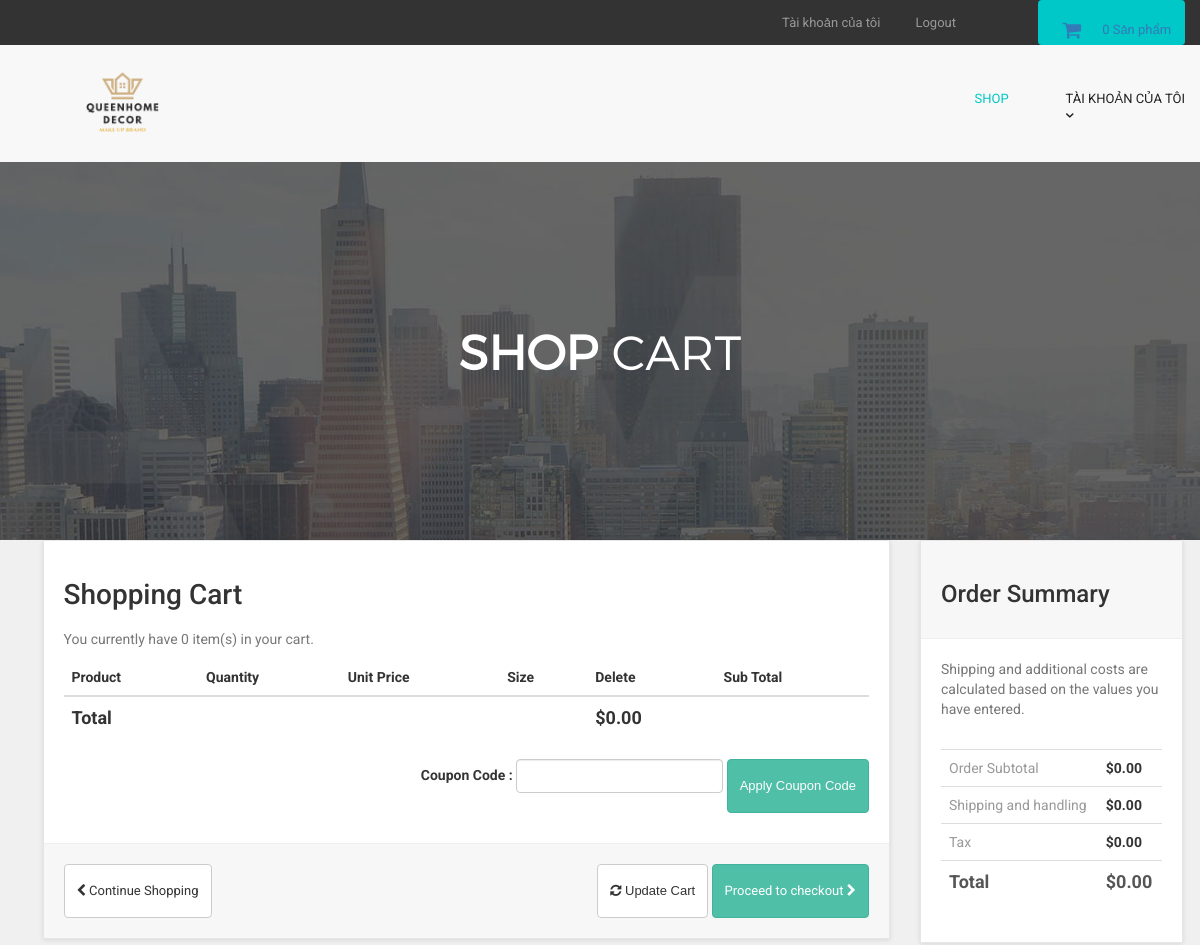
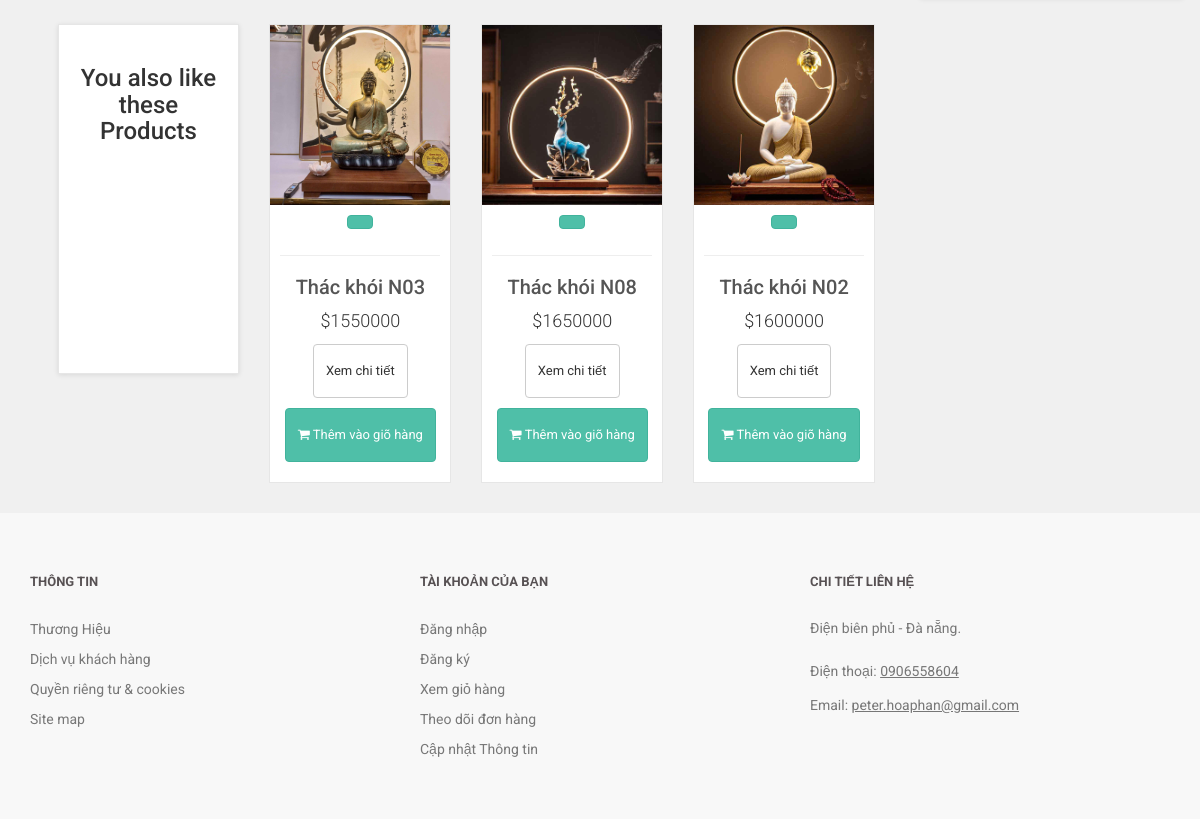
The page /cart_body.php (signed in) on the database its author committed (2 pictures, top to bottom).
### tables this page shows
CREATE TABLE `products` (
  `product_id` int(10) NOT NULL,
  `p_cat_id` int(10) NOT NULL,
  `cat_id` int(10) NOT NULL,
  `manufacturer_id` int(10) NOT NULL,
  `date` timestamp NOT NULL DEFAULT current_timestamp() ON UPDATE current_timestamp(),
  `product_title` text NOT NULL,
  `product_url` text NOT NULL,
  `product_img1` text NOT NULL,
  `product_img2` text NOT NULL,
  `product_img3` text NOT NULL,
  `product_price` int(10) NOT NULL,
  `product_psp_price` int(100) NOT NULL,
  `product_desc` text NOT NULL,
  `product_features` text NOT NULL,
  `product_video` text NOT NULL,
  `product_keywords` text NOT NULL,
  `product_label` text NOT NULL,
  `status` varchar(255) NOT NULL
);

### cart_body.php (the view, shortened to what this page needs)
<?php
include("includes/db.php");
include("includes/header.php");
include("functions/functions.php");
include("includes/main.php");
?>
  <main>
    <div class="nero">
      <div class="nero__heading">
        <span class="nero__bold">SHOP</span> Cart
      </div>
    </div>
  </main>
<div id="content" >
<div class="container" >
<div class="col-md-9" id="cart" >
<div class="box" >
<form action="cart.php" method="post" enctype="multipart-form-data" >
<h1> Shopping Cart </h1>
<?php
$ip_add = getRealUserIp();
$select_cart = "select * from cart where ip_add='$ip_add'";
$run_cart = mysqli_query($con,$select_cart);
$count = mysqli_num_rows($run_cart);
?>
<p class="text-muted" > You currently have <?php echo $count; ?> item(s) in your cart. </p>
<div class="table-responsive" >
<table class="table" >
<thead>
<tr>
<th colspan="2" >Product</th>
<th>Quantity</th>
<th>Unit Price</th>
<th>Size</th>
<th colspan="1">Delete</th>
<th colspan="2"> Sub Total </th>
</tr>
</thead>
<?php
$total = 0;
?>
<tfoot>
<tr>
<th colspan="5"> Total </th>
<th colspan="2"> $<?php echo $total; ?>.00 </th>
</tr>
</tfoot>
</table>
<div class="form-inline pull-right">
<div class="form-group">
<label>Coupon Code : </label>
<input type="text" name="code" class="form-control">
</div>
<input class="btn btn-primary" type="submit" name="apply_coupon" value="Apply Coupon Code" >
</div>
</div>
<div class="box-footer">
<div class="pull-left">
<a href="index.php" class="btn btn-default">
<i class="fa fa-chevron-left"></i> Continue Shopping
</a>
</div>
<div class="pull-right">
<button class="btn btn-default" type="submit" name="update" value="Update Cart">
<i class="fa fa-refresh"></i> Update Cart
</button>
<a href="checkout.php" class="btn btn-primary">
Proceed to checkout <i class="fa fa-chevron-right"></i>
</a>
</div>
</div>
</form>
</div>
<div id="row same-height-row">
<div class="col-md-3 col-sm-6">
<div class="box same-height headline">
<h3 class="text-center"> You also like these Products </h3>
</div>
</div>
<?php
$get_products = "select * from products order by rand() LIMIT 0,3";
$run_products = mysqli_query($con,$get_products);
while($row_products=mysqli_fetch_array($run_products)){
$pro_title = $row_products['product_title'];
$pro_price = $row_products['product_price'];
$pro_img1 = $row_products['product_img1'];
$pro_label = $row_products['product_label'];
$manufacturer_id = $row_products['manufacturer_id'];
$get_manufacturer = "select * from manufacturers where manufacturer_id='$manufacturer_id'";
$run_manufacturer = mysqli_query($db,$get_manufacturer);
$row_manufacturer = mysqli_fetch_array($run_manufacturer);
$manufacturer_name = $row_manufacturer['manufacturer_title'];
$pro_psp_price = $row_products['product_psp_price'];
$pro_url = $row_products['product_url'];
if($pro_label == "Sale" or $pro_label == "Gift"){
$product_price = "<del> $$pro_price </del>";
$product_psp_price = "| $$pro_psp_price";
}
else{
$product_psp_price = "";
$product_price = "$$pro_price";
}
echo "
<div class='col-md-3 col-sm-6 center-responsive' >
<div class='product' >
<a href='$pro_url' >
<img src='admin/product_images/$pro_img1' class='img-responsive' >
</a>
<div class='text' >
<center>
<p class='btn btn-primary'> $manufacturer_name </p>
</center>
<hr>
<h3><a href='$pro_url' >$pro_title</a></h3>
<p class='price' > $product_price $product_psp_price </p>
<p class='buttons' >
<a href='$pro_url' class='btn btn-default' >Xem chi tiết</a>
<a href='$pro_url' class='btn btn-primary'>
<i class='fa fa-shopping-cart'></i> Thêm vào giõ hàng
</a>
</p>
</div>
$product_label
</div>
</div>
";
}
?>
</div>
</div>
<div class="col-md-3">
<div class="box" id="order-summary">
<div class="box-header">
<h3>Order Summary</h3>
</div>
<p class="text-muted">
Shipping and additional costs are calculated based on the values you have entered.
</p>
<div class="table-responsive">
<table class="table">
<tbody>
<tr>
<td> Order Subtotal </td>
<th> $<?php echo $total; ?>.00 </th>
</tr>
<tr>
<td> Shipping and handling </td>
<th>$0.00</th>
</tr>
<tr>
<td>Tax</td>
<th>$0.00</th>
</tr>
<tr class="total">
<td>Total</td>
<th>$<?php echo $total; ?>.00</th>
</tr>
</tbody>
</table>
</div>
</div>
</div>
</div>
</div>
<?php
include("includes/footer.php");
?>
</body>

### styles/backend.css (style rules this page uses)
html { font-family: "Roboto", Helvetica, Arial, sans-serif; line-height: 1.15; -ms-text-size-adjust: 100%; -webkit-text-size-adjust: 100% }
body { margin: 0 }
h1 { font-size: 2em; margin: .67em 0 }
figcaption, figure, main { display: block }
hr { box-sizing: content-box; height: 0; overflow: visible }
a { background-color: transparent; -webkit-text-decoration-skip: objects }
img { border-style: none }
button, input, optgroup, select, textarea { font-family: sans-serif; font-size: 100%; line-height: 1.15; margin: 0 }
button, input { overflow: visible }
button, select { text-transform: none }
[type=reset], [type=submit], button, html [type=button] { -webkit-appearance: button }
html { box-sizing: border-box }
body { min-width: 1190px; font-family: Montserrat, sans-serif; font-weight: 400; background-color: white; }
.container { width: 1170px; margin: 0 auto }
img { max-width: 100%; height: auto }
.btn { display: inline-block; vertical-align: top; font-size: 13px; line-height: 40px; text-decoration: none; -webkit-transition: .3s; transition: .3s }
.nero { padding-top: 160px; padding-bottom: 140px; font-family: 'montserratlight', sans-serif; text-align: center; text-transform: uppercase; color: #FFF; background: #666 url("../images/banner-ave.jpg") no-repeat; background-size: cover; background-position: center; }
.nero__heading { font-size: 48px; }
.nero__bold { font-weight: 700; }

### styles/style.css (style rules this page uses)
body { font-family: "Roboto", Helvetica, Arial, sans-serif; font-size: 14px; line-height: 1.42857143; color: #333333; background-color: #f0f0f0; overflow-x: hidden; }
.btn-primary { color:rgb(255, 255, 255); background-color:rgb(79, 191, 168); border-color:rgb(65, 179, 156); }
.box { background: #fff; margin: 0 0 30px; border: solid 1px #e6e6e6; box-sizing: border-box; padding:20px; box-shadow: 0 1px 5px rgba(0, 0, 0, 0.1); }
#content { padding-left:25px; }
#content .product { background:#fff; border: solid 1px #e6e6e6; box-sizing: border-box; margin-bottom: 30px; }
#content .product .text p.price { font-size:18px; text-align:center; font-weight:300; }
#content .product .text .buttons { clear:both; text-align:center; }
#content .product .text h3 { text-align:center; font-size:20px; }
#content .product .text h3 a { color:rgb(85, 85, 85); }
#content .product .text { padding:10px 10px 0px; }
#content .product .text .buttons .btn { margin-bottom:10px; }
#content .headline { height: 350px; }
#content #cart .table tfoot { font-size:18px; }
.box .box-footer { background: #f7f7f7; margin: 30px -20px -20px; padding:20px; border-top: solid 1px #eeeeee; }
.box .box-footer:before, .box .box-footer:after { content:" "; display: table; }
.box .box-footer:after { clear:both; }
.box .box-header { background:#f7f7f7; margin:-20px -20px 20px; padding:20px; border-bottom: solid 1px #eeeeee; }
#content #order-summary table { margin-top: 20px; }
#content #order-summary table td { color: #999999; }
#content #order-summary table tr.total td, #content #order-summary table tr.total th { font-size: 18px; color:#555555; font-weight: 700; }

### rows shown on the page
products: product_img1 (picture), product_title "Thác khói N03", product_price "$1550000"
products: product_img1 (picture), product_title "Thác khói N08", product_price "$1650000"
products: product_img1 (picture), product_title "Thác khói N02", product_price "$1600000"

### other values the page prints
$count_items "0"
$count "0"
$total "0"
